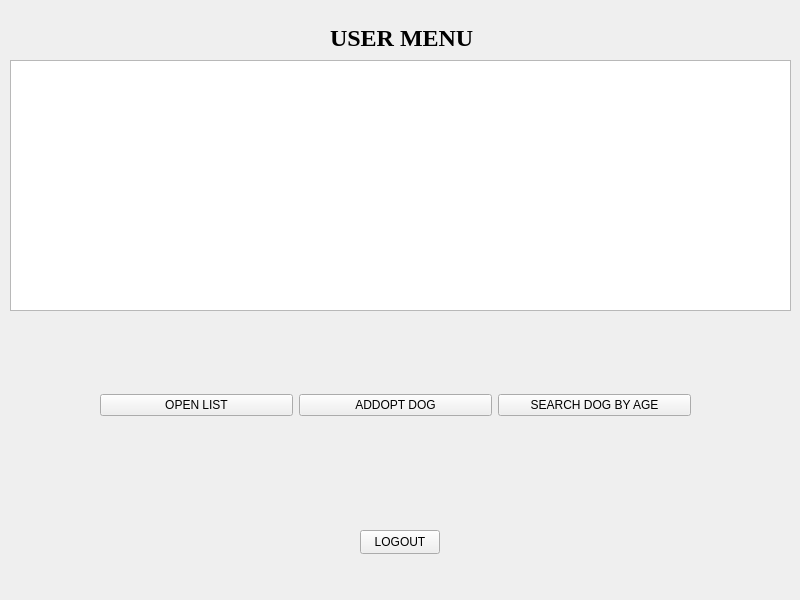
<?xml version="1.0" encoding="UTF-8"?>
<ui version="4.0">
 <class>user</class>
 <widget class="QWidget" name="user">
  <property name="geometry">
   <rect>
    <x>0</x>
    <y>0</y>
    <width>800</width>
    <height>600</height>
   </rect>
  </property>
  <property name="windowTitle">
   <string>Form</string>
  </property>
  <widget class="QWidget" name="horizontalLayoutWidget">
   <property name="geometry">
    <rect>
     <x>100</x>
     <y>330</y>
     <width>591</width>
     <height>151</height>
    </rect>
   </property>
   <layout class="QHBoxLayout" name="horizontalLayout">
    <item>
     <widget class="QPushButton" name="openList">
      <property name="text">
       <string>OPEN LIST</string>
      </property>
     </widget>
    </item>
    <item>
     <widget class="QPushButton" name="addoptDog">
      <property name="text">
       <string>ADDOPT DOG</string>
      </property>
     </widget>
    </item>
    <item>
     <widget class="QPushButton" name="searchDog">
      <property name="text">
       <string>SEARCH DOG BY AGE</string>
      </property>
     </widget>
    </item>
   </layout>
  </widget>
  <widget class="QListView" name="listDogs">
   <property name="geometry">
    <rect>
     <x>10</x>
     <y>60</y>
     <width>781</width>
     <height>251</height>
    </rect>
   </property>
   <property name="font">
    <font>
     <family>Times New Roman</family>
     <bold>true</bold>
    </font>
   </property>
   <property name="inputMethodHints">
    <set>Qt::InputMethodHint::ImhNoEditMenu</set>
   </property>
   <property name="editTriggers">
    <set>QAbstractItemView::EditTrigger::NoEditTriggers</set>
   </property>
   <property name="itemAlignment">
    <set>Qt::AlignmentFlag::AlignCenter</set>
   </property>
  </widget>
  <widget class="QLabel" name="label">
   <property name="geometry">
    <rect>
     <x>330</x>
     <y>30</y>
     <width>201</width>
     <height>16</height>
    </rect>
   </property>
   <property name="font">
    <font>
     <family>Times New Roman</family>
     <pointsize>18</pointsize>
     <bold>true</bold>
    </font>
   </property>
   <property name="text">
    <string>USER MENU</string>
   </property>
  </widget>
  <widget class="QPushButton" name="logout">
   <property name="geometry">
    <rect>
     <x>360</x>
     <y>530</y>
     <width>80</width>
     <height>24</height>
    </rect>
   </property>
   <property name="text">
    <string>LOGOUT</string>
   </property>
  </widget>
 </widget>
 <resources/>
 <connections/>
</ui>
